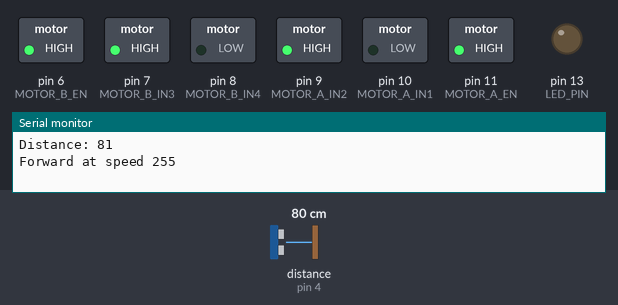
A sketch run on a simulated Arduino Mega 2560, built with avr-gcc and run on an emulated ATmega2560. On the bench: switched loads named in the sketch (green lamp = pin HIGH), output pins drawn as LEDs (lit = HIGH), the last lines printed to the serial monitor. The test bench sets the inputs (shaded band); at power-on: distance to the obstacle (sensor on pin 4) 80 cm. The echo pulse lasts 58.3 µs per cm.

Above: at 1.2 s.
1.3 s: distance to the obstacle (sensor on pin 4) set to 25 cm
2.8 s: distance to the obstacle (sensor on pin 4) set to 21 cm
At 3.2 s:
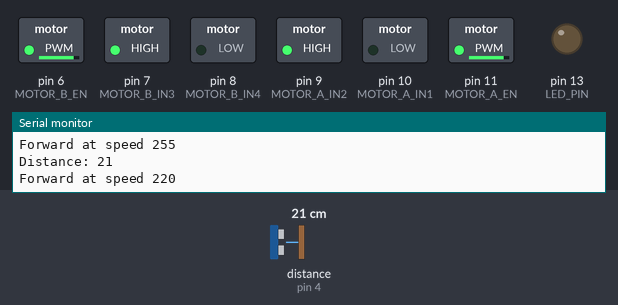
4.3 s: distance to the obstacle (sensor on pin 4) set to 2 cm
At 5.5 s:
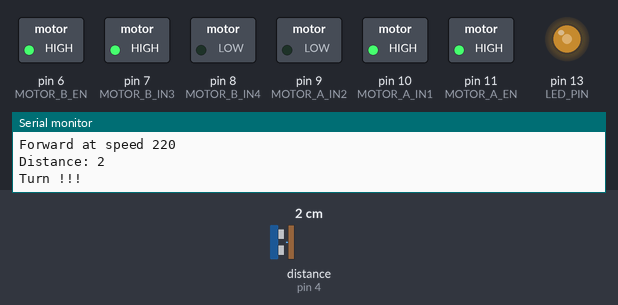
5.8 s: distance to the obstacle (sensor on pin 4) set to 9 cm
7.3 s: distance to the obstacle (sensor on pin 4) set to 12 cm
At 7.8 s:
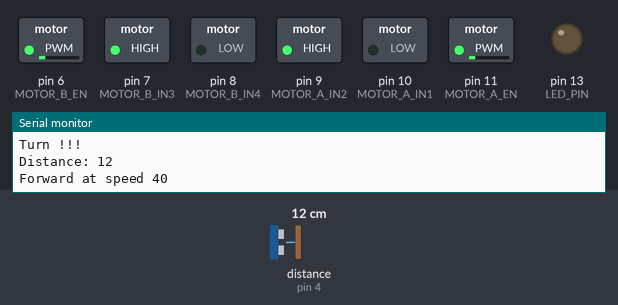
8.8 s: distance to the obstacle (sensor on pin 4) set to 4 cm
At 10.1 s:
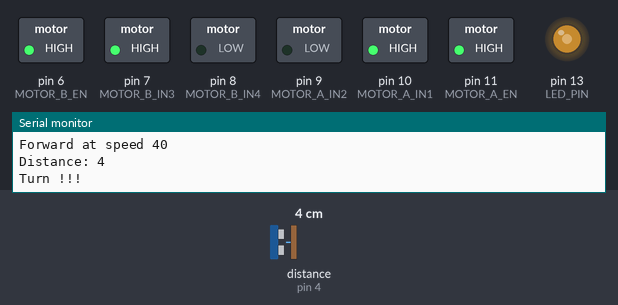
Timing chart, 0 to 11.3 s (numbered marks = the images above; inputs shaded):
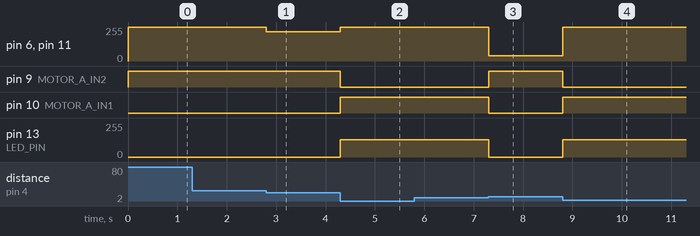

The sketch:

turtle-bot.ino
```cpp
#include <Servo.h>
#include <NewPing.h>

// Servo headServo;
 // a maximum of eight servo objects can be created

int pos = 0; // variable to store the servo position

//-- MOTEUR A --
const uint8_t MOTOR_A_EN=11; //Connecté à Arduino pin 5(sortie pwm)
const uint8_t MOTOR_A_IN1=10; //Connecté à Arduino pin 2
const uint8_t MOTOR_A_IN2=9; //Connecté à Arduino pin 3

//-- MOTEUR B --
const uint8_t MOTOR_B_EN=6; //Connecté à Arduino pin 6(Sortie pwm)
const uint8_t MOTOR_B_IN3=7; //Connecté à Arduino pin 4
const uint8_t MOTOR_B_IN4=8; //Connecté à Arduino pin 7


const uint8_t SONAR_TRIGGER_PIN = 2;
const uint8_t SONAR_ECHO_PIN = 4;
const uint8_t MAX_DISTANCE = 200; // Maximum distance we want to ping for (in centimeters). Maximum sensor distance is rated at 400-500cm.
static uint32_t USdistanceCm = 255;

const uint8_t LED_PIN = 13;
const uint8_t LASER_PIN = 13;

const uint8_t simulateMove = 0;

enum MovingState {
  STOP,
  FORWARD,
  BACKWARD,
  TURN
};

MovingState movingState = STOP;
const uint8_t MAX_SPEED = 255;
uint8_t movingSpeed = 0;

NewPing sonar(SONAR_TRIGGER_PIN, SONAR_ECHO_PIN, MAX_DISTANCE); // NewPing setup of pins and maximum distance.

unsigned int pingSpeed = 50; // How frequently are we going to send out a ping (in milliseconds). 50ms would be 20 times a second.
unsigned long pingTimer;     // Holds the next ping time.

void setup() {
  Serial.begin(9600);

  pingTimer = millis(); // Start now.

//  headServo.attach(12);

  pinMode(MOTOR_A_EN,OUTPUT);//Configurer les broches comme sortie
  pinMode(MOTOR_B_EN,OUTPUT);
  pinMode(MOTOR_A_IN1,OUTPUT);
  pinMode(MOTOR_A_IN2,OUTPUT);
  pinMode(MOTOR_B_IN3,OUTPUT);
  pinMode(MOTOR_B_IN4,OUTPUT);
  digitalWrite(MOTOR_A_EN,LOW);// Moteur A - Ne pas tourner (désactivation moteur)
  digitalWrite(MOTOR_B_EN,LOW);// Moteur B - Ne pas tourner (désactivation moteur)

  // Direction du Moteur A
  digitalWrite(MOTOR_A_IN1,LOW);
  digitalWrite(MOTOR_A_IN2,HIGH);

  // Direction du Moteur B
  // NB: en sens inverse du moteur A
  digitalWrite(MOTOR_B_IN3,HIGH);
  digitalWrite(MOTOR_B_IN4,LOW);
}

void log (const char* msg) {
  Serial.print(msg);
  Serial.print("\n");
}

void logValue (const char* msg, uint8_t value) {
  Serial.print(msg);
  Serial.print(value);
  Serial.print("\n");
}

//void headScan() {
//  for(pos = 0; pos < 180; pos += 1) // goes from 0 degrees to 180 degrees
//  { // in steps of 1 degree
//    headServo.write(pos); // tell servo to go to position in variable 'pos'
//    delay(15); // waits 15ms for the servo to reach the position
//  } blinkLed
//  for(pos = 180; pos>=1; pos-=1) // goes from 180 degrees to 0 degrees
//  {
//    headServo.write(pos); // tell servo to go to position in variable 'pos'
//    delay(15); // waits 15ms for the servo to reach the position
//  }
//}

void blinkLed() {
  for (int i =0; i < 10; i++) {
    digitalWrite(LED_PIN, HIGH);   // turn the LED on (HIGH is the voltage level)
    delay(100);              // wait for a second
    digitalWrite(LED_PIN, LOW);   // turn the LED on (HIGH is the voltage level)
    delay(100);              // wait for a second
  }
}

void echoCheck() {
//  uint16_t duration; // duration of the round trip
//  uint32_t cm;        // distance of the obstacle
//
//  // The sensor is triggered by a HIGH pulse of 10 or more microseconds.
//  // Give a short LOW pulse beforehand to ensure a clean HIGH pulse:
//  pinMode(SONAR_TRIGGER_PIN, OUTPUT);
//  digitalWrite(SONAR_TRIGGER_PIN, LOW);
//  delayMicroseconds(3);
//
//
//  // Start trigger signal
//
//
//  digitalWrite(SONAR_TRIGGER_PIN, HIGH);
//  delayMicroseconds(10);
//  digitalWrite(SONAR_TRIGGER_PIN, LOW);
//
//  // Read the signal from the sensor: a HIGH pulse whose
//  // duration is the time (in microseconds) from the sending
//  // of the ping to the reception of its echo off of an object.
//
//  pinMode(SONAR_ECHO_PIN, INPUT);
//  duration = pulseIn(SONAR_ECHO_PIN, HIGH);
//
//  // convert the time into a distance
//  cm = (uint32_t)((duration<<4)+duration)/1000.0; // cm = 17 * duration/1000
//
//  logValue("Distance : ", cm);
//  return cm;
  if (sonar.check_timer()) { // This is how you check to see if the ping was received.
    USdistanceCm = sonar.ping_result / US_ROUNDTRIP_CM;
  }
}

// Speed must be between 0 and 255
void forward(uint8_t speed) {
  logValue("Forward at speed ", speed);

  if (simulateMove == 1) {
    return;
  }

  // Direction du Moteur A
  digitalWrite(MOTOR_A_IN1,LOW);
  digitalWrite(MOTOR_A_IN2,HIGH);

  // Direction du Moteur B
  // NB: en sens inverse du moteur A
  digitalWrite(MOTOR_B_IN3,HIGH);
  digitalWrite(MOTOR_B_IN4,LOW);

   analogWrite(MOTOR_A_EN,speed);
   analogWrite(MOTOR_B_EN,speed);

   movingState = FORWARD;
   movingSpeed = speed;
}

void backward(uint8_t speed) {
  logValue("Backward at speed ", speed);

  if (simulateMove == 1) {
    return;
  }

  // Direction du Moteur A
  digitalWrite(MOTOR_A_IN1,HIGH);
  digitalWrite(MOTOR_A_IN2,LOW);

  // Direction du Moteur B
  // NB: en sens inverse du moteur A
  digitalWrite(MOTOR_B_IN3,LOW);
  digitalWrite(MOTOR_B_IN4,HIGH);

   analogWrite(MOTOR_A_EN,speed);
   analogWrite(MOTOR_B_EN,speed);

   movingState = BACKWARD;
   movingSpeed = speed;
}

void turn() {
  log("Turn !!!");

  if (simulateMove == 1) {
    return;
  }

  // Direction du Moteur A
  digitalWrite(MOTOR_A_IN1,HIGH);
  digitalWrite(MOTOR_A_IN2,LOW);

  // Direction du Moteur B
  // NB: en sens inverse du moteur A
  digitalWrite(MOTOR_B_IN3,HIGH);
  digitalWrite(MOTOR_B_IN4,LOW);

   analogWrite(MOTOR_A_EN,255);
   analogWrite(MOTOR_B_EN,255);

   movingState = TURN;
   movingSpeed = 0;
}

void stop() {
   log("STOP !!!");

   analogWrite(MOTOR_A_EN,0);
   analogWrite(MOTOR_B_EN,0);

   movingState = STOP;
   movingSpeed = 0;
}

void fireLaser() {
    analogWrite(LASER_PIN,128);
}

void stopLaser() {
    analogWrite(LASER_PIN,0);
}

void loop() {
  // headScan();
  if (millis() >= pingTimer) {   // pingSpeed milliseconds since last ping, do another ping.
    pingTimer += pingSpeed;      // Set the next ping time.
    sonar.ping_timer(echoCheck); // Send out the ping, calls "echoCheck" function every 24uS where you can check the ping status.
  }

   if (USdistanceCm > 22 || USdistanceCm == 0) {
     if (movingState != FORWARD || movingSpeed != MAX_SPEED) {
       stopLaser();
       logValue("Distance: ", USdistanceCm);
       forward(MAX_SPEED);
     }
   } else if (USdistanceCm > 10) {
     // Slowdown, something is in our way
     uint8_t newSpeed = ((float)USdistanceCm - 10.0)* 10.0 * 2.0;
     if (movingState != FORWARD || movingSpeed != newSpeed) {
       stopLaser();
       logValue("Distance: ", USdistanceCm);
       forward(newSpeed);
     }
   } else {
     fireLaser();
     if (movingState != TURN) {
       logValue("Distance: ", USdistanceCm);
       // backward(MAX_SPEED);
       // delay(1000);
       turn();
       // delay(250);
       // stop();
     }
   }

}
```

Measured:
- the behaviour switches between 10 and 11 cm on distance to the obstacle (sensor on pin 4) (found by bisection; images 2 and 3)
- after the input at 1.3 s, every drawn part: stays the same
- after the input at 2.8 s, pin 6 (MOTOR_B_EN), pin 11 (MOTOR_A_EN): 255/255 → 220/255 at once
- after the input at 4.3 s, pin 6 (MOTOR_B_EN), pin 11 (MOTOR_A_EN): 220/255 → 255/255 at once; pin 9 (MOTOR_A_IN2): HIGH → LOW at once; pin 10 (MOTOR_A_IN1): LOW → HIGH at once; pin 13 (LED_PIN): 0/255 → 128/255 at once
- after the input at 5.8 s, every drawn part: stays the same
- after the input at 7.3 s, pin 6 (MOTOR_B_EN), pin 11 (MOTOR_A_EN): 255/255 → 40/255 at once; pin 9 (MOTOR_A_IN2): LOW → HIGH at once; pin 10 (MOTOR_A_IN1): HIGH → LOW at once; pin 13 (LED_PIN): 128/255 → 0/255 at once
- after the input at 8.8 s, pin 6 (MOTOR_B_EN), pin 11 (MOTOR_A_EN): 40/255 → 255/255 at once; pin 9 (MOTOR_A_IN2): HIGH → LOW at once; pin 10 (MOTOR_A_IN1): LOW → HIGH at once; pin 13 (LED_PIN): 0/255 → 128/255 at once
